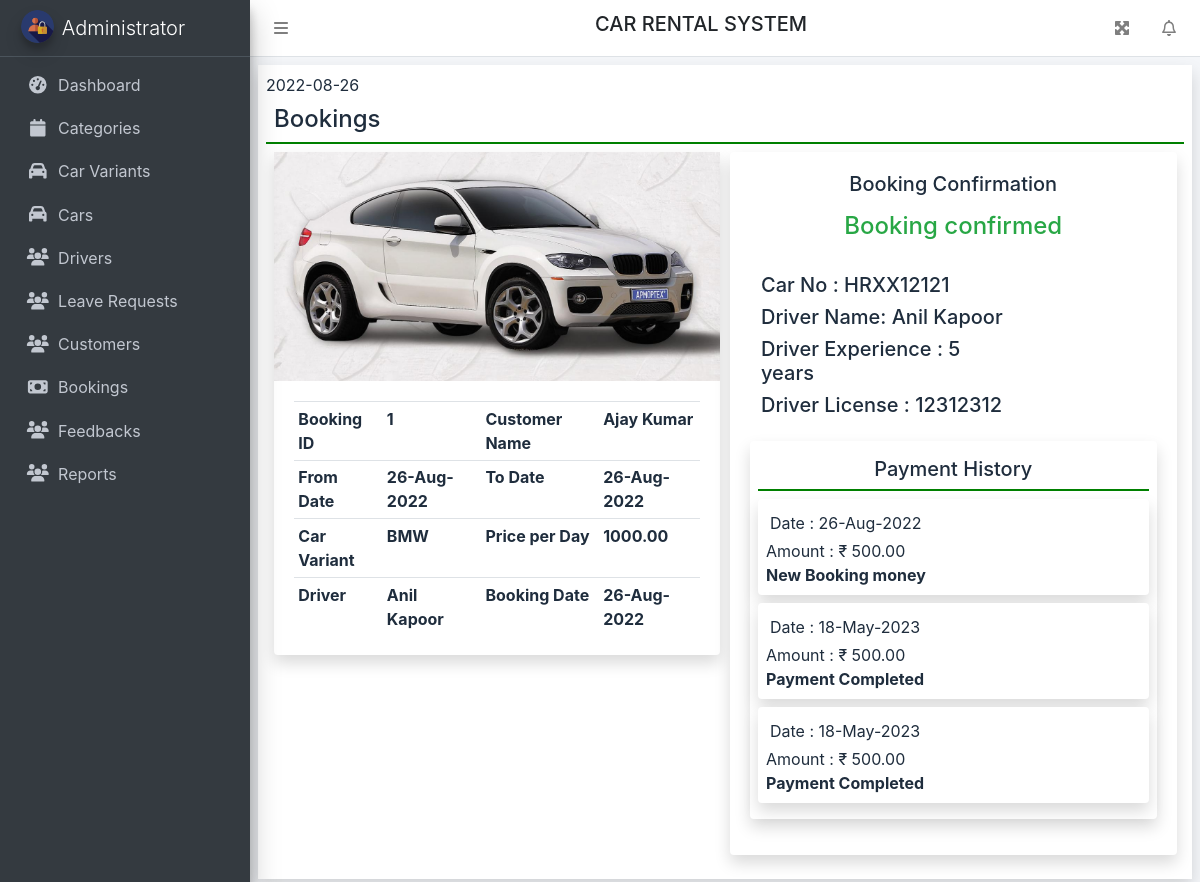
The page /bdetails.php?bid=1 on the database its author committed.
### tables this page shows
CREATE TABLE `bookings` (
  `bid` int NOT NULL,
  `advance` decimal(15,2) NOT NULL,
  `fromdate` date NOT NULL,
  `todate` date NOT NULL,
  `message` varchar(400) NOT NULL,
  `bookingdate` datetime NOT NULL DEFAULT CURRENT_TIMESTAMP,
  `status` varchar(20) NOT NULL DEFAULT 'Pending',
  `pickuplocation` varchar(100) DEFAULT NULL,
  `billamount` decimal(12,2) NOT NULL,
  `car_id` varchar(12) DEFAULT NULL,
  `driver_id` int DEFAULT NULL,
  `customer_id` varchar(40) DEFAULT NULL,
  `variant_id` int DEFAULT NULL
);

CREATE TABLE `variants` (
  `cid` int NOT NULL,
  `title` varchar(30) NOT NULL,
  `price` decimal(12,2) NOT NULL,
  `fueltype` varchar(20) NOT NULL,
  `capacity` int NOT NULL,
  `ac` tinyint(1) NOT NULL,
  `powerdoorlock` tinyint(1) NOT NULL,
  `powersteering` tinyint(1) NOT NULL,
  `airbag` tinyint(1) NOT NULL,
  `powerwindows` tinyint(1) NOT NULL,
  `cdplayer` tinyint(1) NOT NULL,
  `centrallock` tinyint(1) NOT NULL,
  `gps` tinyint(1) NOT NULL,
  `photo` varchar(100) NOT NULL,
  `createdon` datetime NOT NULL DEFAULT CURRENT_TIMESTAMP,
  `category_id` int NOT NULL
);

CREATE TABLE `customers` (
  `userid` varchar(40) NOT NULL,
  `uname` varchar(50) NOT NULL,
  `phone` varchar(10) DEFAULT NULL,
  `gender` varchar(12) DEFAULT NULL,
  `address` varchar(40) DEFAULT NULL,
  `createdon` datetime NOT NULL DEFAULT CURRENT_TIMESTAMP
);

CREATE TABLE `drivers` (
  `id` int NOT NULL,
  `dname` varchar(30) NOT NULL,
  `address` varchar(40) NOT NULL,
  `gender` varchar(12) NOT NULL,
  `licno` varchar(20) NOT NULL,
  `phone` varchar(10) NOT NULL,
  `adhar` varchar(12) NOT NULL,
  `dob` date NOT NULL,
  `photo` varchar(100) NOT NULL,
  `status` varchar(20) NOT NULL DEFAULT 'Available',
  `active` tinyint(1) NOT NULL DEFAULT '1',
  `createdon` datetime NOT NULL DEFAULT CURRENT_TIMESTAMP,
  `exp` int DEFAULT NULL,
  `mstatus` varchar(12) DEFAULT NULL,
  `ratings` int DEFAULT NULL,
  `deleted` tinyint(1) NOT NULL DEFAULT '0',
  `userid` varchar(30) DEFAULT NULL
);

CREATE TABLE `cars` (
  `carno` varchar(12) NOT NULL,
  `modelyear` int NOT NULL,
  `status` varchar(20) NOT NULL DEFAULT 'Available',
  `active` tinyint(1) NOT NULL DEFAULT '1',
  `createdon` datetime NOT NULL DEFAULT CURRENT_TIMESTAMP,
  `carv_id` int NOT NULL,
  `deleted` tinyint(1) NOT NULL DEFAULT '0'
);

CREATE TABLE `payments` (
  `pid` int NOT NULL,
  `pymtdate` datetime NOT NULL DEFAULT CURRENT_TIMESTAMP,
  `cardno` varchar(20) DEFAULT NULL,
  `remarks` varchar(50) DEFAULT NULL,
  `amount` decimal(14,2) NOT NULL,
  `booking_id` int NOT NULL,
  `nameoncard` varchar(40) DEFAULT NULL,
  `complete` tinyint(1) NOT NULL
);

### dbfun.php (called while the page is built, shortened)
<?php
function connect() {
    $link = mysqli_connect(HOST, USER, PASSWORD, DBNAME) or die("Error " . mysqli_connect_error());
    return $link;
}
function single($table, $condition) {
    $link = connect();
    $result = mysqli_query($link, "SELECT * FROM $table WHERE $condition limit 1")
            or die("Error " . mysqli_error($link));
    $row = mysqli_fetch_assoc($result);
    return $row;
}
function findall($table, $condition) {
    $link = connect();
    $result = mysqli_query($link, "SELECT * FROM $table WHERE $condition")
            or die("Error " . mysqli_error($link));
    $rows = [];
    while ($row = mysqli_fetch_assoc($result)) {
        $rows[] = $row;
    }
    return $rows;
}

### bdetails.php (the view)
<?php
include_once 'aheader.php';
$bid = $_GET["bid"];
$bk = single("bookings", "bid=$bid");
extract($bk);
$uname = single("customers", "userid='$customer_id'")["uname"];
$var = single("variants", "cid='$variant_id'");
$from=date('Y-m-d',strtotime($fromdate));
$to=date('Y-m-d',strtotime($todate));
$dr = single("drivers", "id='$driver_id'");
$drivername = isset($dr) ? $dr["dname"] : "NA";
echo $from;
?>
<h4 class="p-2" style="border-bottom: 2px solid green;">Bookings</h4>
<div class="container-fluid">
    <div class="form-row">
        <div class="col-sm-6">
            <div class="card shadow">
                <img src="<?= $var["photo"] ?>" class="card-top-img">
                <div class="card-body">
                    <table class="table table-sm">
                        <tr>
                            <th>Booking ID</th>
                            <th><?= $bid ?></th>
                            <th>Customer Name</th>
                            <th><?= $uname ?></th>
                        </tr>
                        <tr>
                            <th>From Date</th>
                            <th><?= date('d-M-Y', strtotime($fromdate)) ?></th>
                            <th>To Date</th>
                            <th><?= date('d-M-Y', strtotime($todate)) ?></th>
                        </tr>
                        <tr>
                            <th>Car Variant</th>
                            <th><?= $var["title"] ?></th>
                            <th>Price per Day</th>
                            <th><?= $var["price"] ?></th>
                        </tr>
                        <tr>
                            <th>Driver</th>
                            <th><?= $drivername ?></th>
                            <th>Booking Date</th>
                            <th><?= date('d-M-Y', strtotime($bookingdate)) ?></th>
                        </tr>
                    </table>
                </div>
            </div>
        </div>
        <div class="col-sm-6">
            <div class="card shadow">
                <div class="card-body">
                    <h5 class="text-center">Booking Confirmation</h5>
                    <?php if($status=='Pending')
                    { ?>
                    <form method="POST" action="confirmbk.php">
                        <input type="hidden" name="bid" value="<?= $bid ?>">
                        <div class="form-row">
                            <div class="col-sm-6">
                                <div class="form-group">
                                    <label>Select Car *</label>
                                    <select required class="form-control form-control-sm" name="carid">
                                        <option value="">-- Select Car --</option>
                                        <?php foreach(findall("cars", "status='Available' and carv_id='$variant_id'") as $c)
                                            { ?>
                                            <option value="<?= $c["carno"] ?>"><?= $c["carno"] ?></option>
                                            <?php }?>
                                    </select>
                                    <?php if(!isset($da)) { ?>
                                    <label>Select Driver *</label>
                                    <select required class="form-control form-control-sm" name="driver_id">
                                        <option value="">-- Select Driver --</option>
                                        <?php
                                        foreach(alldatasql("select * from drivers where id not in(SELECT driver_id FROM `leaves` where fromdate between '$from' and '$to') and status='Available'") as $d) { ?>
                                        <option value="<?= $d["id"] ?>">
                                            <?= $d["dname"] ?>
                                        </option>
                                        <?php } ?>
                                    </select>
                                    <?php }?>
                                </div>
                            </div>
                        </div>
                        <input type="submit" value="Confirm Booking" class="btn btn-outline-success btn-sm float-right">
                    </form>
                    <?php }
                    else
                    {
                        $car=single("cars","carno='$car_id'");
                        ?>
                    <h4 class="text-success text-center p-2">Booking confirmed</h4>
                    <div class="form-row">
                        <div class="col-sm-8 p-3">
                            <h5>Car No : <?= $car["carno"] ?></h5>
                            <?php if ($drivername != "NA")
                            { ?>
                            <h5>Driver Name: <?= $drivername ?></h5>
                            <h5>Driver Experience : <?= $dr["exp"]?> years</h5>
                            <h5>Driver License : <?= $dr["licno"] ?></h5>
                            <?php }?>
                        </div>
                    </div>
                    <div class="card shadow" style="min-height: 100%;">
                        <div class="card-body p-2">
                            <h5 class="text-center p-2" style="border-bottom: 2px solid green;">Payment History</h5>
                            <?php foreach(findall("payments", "booking_id='$bid'") as $b) { ?>
                            <div class="card shadow p-2 mb-2">
                                <p class="p-1 m-0">Date : <?= date('d-M-Y', strtotime($b["pymtdate"])) ?></p>
                                <p class="m-0">Amount : &#8377; <?= $b["amount"]?></p>
                                <p class="m-0 font-weight-bold"><?=$b["remarks"]?></p>
                            </div>
                           <?php }?>
                        </div>
                    </div>
                   <?php } ?>
                </div>
            </div>
        </div>
    </div>
</div>
<?php include_once 'afooter.php'; ?>

### rows shown on the page
bookings: fromdate "2022-08-26", bid "1", customer.uname "Ajay Kumar", fromdate "26-Aug-2022", todate "26-Aug-2022", bookingdate "26-Aug-2022"
variants: photo (picture), title "BMW", price "1000.00"
drivers: dname "Anil Kapoor", exp "5", licno "12312312"
cars: carno "HRXX12121"
payments: pymtdate "26-Aug-2022", amount "500.00", remarks "New Booking money"
payments: pymtdate "18-May-2023", amount "500.00", remarks "Payment Completed"
payments: pymtdate "18-May-2023", amount "500.00", remarks "Payment Completed"
